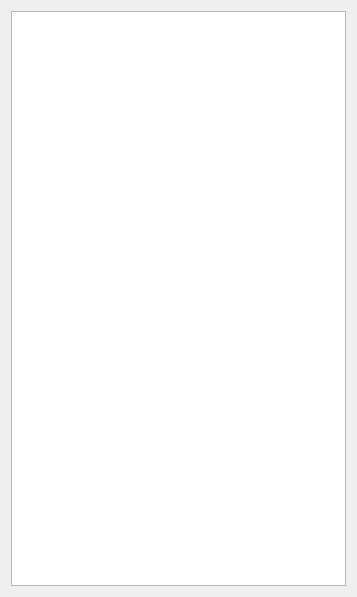
<?xml version="1.0" encoding="UTF-8"?>
<ui version="4.0">
 <class>HistoryWindow</class>
 <widget class="QWidget" name="HistoryWindow">
  <property name="geometry">
   <rect>
    <x>0</x>
    <y>0</y>
    <width>357</width>
    <height>597</height>
   </rect>
  </property>
  <property name="windowTitle">
   <string>Form</string>
  </property>
  <layout class="QVBoxLayout" name="verticalLayout">
   <item>
    <widget class="QListWidget" name="listWidget"/>
   </item>
  </layout>
 </widget>
 <resources/>
 <connections/>
</ui>
